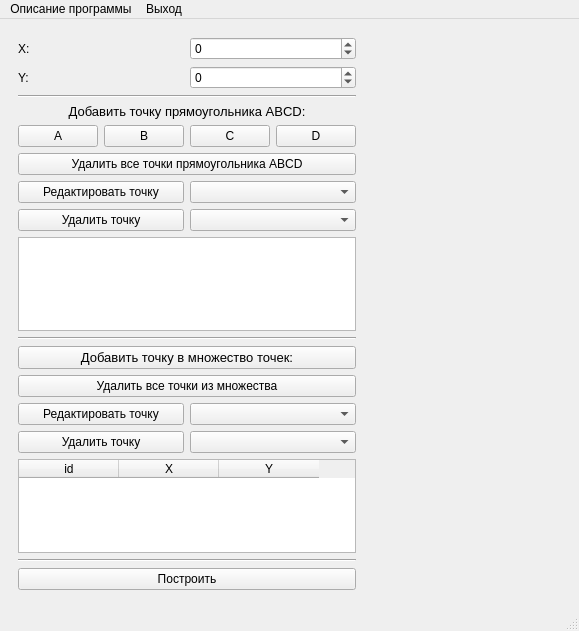
<?xml version="1.0" encoding="UTF-8"?>
<ui version="4.0">
 <class>MainWindow</class>
 <widget class="QMainWindow" name="MainWindow">
  <property name="geometry">
   <rect>
    <x>0</x>
    <y>0</y>
    <width>579</width>
    <height>631</height>
   </rect>
  </property>
  <property name="windowTitle">
   <string>MainWindow</string>
  </property>
  <widget class="QWidget" name="centralwidget">
   <layout class="QHBoxLayout" name="horizontalLayout">
    <item>
     <widget class="QWidget" name="toolbar_wdgt" native="true">
      <property name="sizePolicy">
       <sizepolicy hsizetype="Expanding" vsizetype="Expanding">
        <horstretch>0</horstretch>
        <verstretch>0</verstretch>
       </sizepolicy>
      </property>
      <property name="maximumSize">
       <size>
        <width>650</width>
        <height>16777215</height>
       </size>
      </property>
      <layout class="QVBoxLayout" name="verticalLayout">
       <item>
        <layout class="QHBoxLayout" name="horizontalLayout_2">
         <item>
          <widget class="QLabel" name="label">
           <property name="text">
            <string>X: </string>
           </property>
          </widget>
         </item>
         <item>
          <widget class="QSpinBox" name="spinBox_x">
           <property name="minimum">
            <number>-1000</number>
           </property>
           <property name="maximum">
            <number>1000</number>
           </property>
          </widget>
         </item>
        </layout>
       </item>
       <item>
        <layout class="QHBoxLayout" name="horizontalLayout_3">
         <item>
          <widget class="QLabel" name="label_2">
           <property name="text">
            <string>Y: </string>
           </property>
          </widget>
         </item>
         <item>
          <widget class="QSpinBox" name="spinBox_y">
           <property name="minimum">
            <number>-1000</number>
           </property>
           <property name="maximum">
            <number>1000</number>
           </property>
          </widget>
         </item>
        </layout>
       </item>
       <item>
        <widget class="Line" name="line_2">
         <property name="orientation">
          <enum>Qt::Horizontal</enum>
         </property>
        </widget>
       </item>
       <item>
        <widget class="QLabel" name="label_3">
         <property name="sizePolicy">
          <sizepolicy hsizetype="Expanding" vsizetype="Preferred">
           <horstretch>0</horstretch>
           <verstretch>0</verstretch>
          </sizepolicy>
         </property>
         <property name="font">
          <font>
           <pointsize>10</pointsize>
           <weight>50</weight>
           <bold>false</bold>
          </font>
         </property>
         <property name="text">
          <string>Добавить точку прямоугольника ABCD:</string>
         </property>
         <property name="alignment">
          <set>Qt::AlignCenter</set>
         </property>
        </widget>
       </item>
       <item>
        <layout class="QHBoxLayout" name="horizontalLayout_4">
         <item>
          <widget class="QPushButton" name="add_pa_pbtn">
           <property name="text">
            <string>A</string>
           </property>
          </widget>
         </item>
         <item>
          <widget class="QPushButton" name="add_pb_pbtn">
           <property name="text">
            <string>B</string>
           </property>
          </widget>
         </item>
         <item>
          <widget class="QPushButton" name="add_pc_pbtn">
           <property name="text">
            <string>C</string>
           </property>
          </widget>
         </item>
         <item>
          <widget class="QPushButton" name="add_pd_pbtn">
           <property name="text">
            <string>D</string>
           </property>
          </widget>
         </item>
        </layout>
       </item>
       <item>
        <widget class="QPushButton" name="del_all_points_rect_pbtn">
         <property name="text">
          <string>Удалить все точки прямоугольника ABCD</string>
         </property>
        </widget>
       </item>
       <item>
        <layout class="QHBoxLayout" name="horizontalLayout_9">
         <item>
          <widget class="QPushButton" name="edit_point_rect_pbtn">
           <property name="text">
            <string>Редактировать точку</string>
           </property>
          </widget>
         </item>
         <item>
          <widget class="QComboBox" name="edit_point_rect_cb"/>
         </item>
        </layout>
       </item>
       <item>
        <layout class="QHBoxLayout" name="horizontalLayout_5">
         <item>
          <widget class="QPushButton" name="del_point_rect_pbtn">
           <property name="text">
            <string>Удалить точку</string>
           </property>
          </widget>
         </item>
         <item>
          <widget class="QComboBox" name="del_point_rect_cb"/>
         </item>
        </layout>
       </item>
       <item>
        <widget class="QTableWidget" name="table_rect">
         <property name="editTriggers">
          <set>QAbstractItemView::NoEditTriggers</set>
         </property>
         <attribute name="verticalHeaderVisible">
          <bool>false</bool>
         </attribute>
        </widget>
       </item>
       <item>
        <widget class="Line" name="line">
         <property name="orientation">
          <enum>Qt::Horizontal</enum>
         </property>
        </widget>
       </item>
       <item>
        <widget class="QPushButton" name="add_point_arr_pbtn">
         <property name="sizePolicy">
          <sizepolicy hsizetype="Expanding" vsizetype="Fixed">
           <horstretch>0</horstretch>
           <verstretch>0</verstretch>
          </sizepolicy>
         </property>
         <property name="font">
          <font>
           <pointsize>10</pointsize>
           <weight>50</weight>
           <bold>false</bold>
          </font>
         </property>
         <property name="text">
          <string>Добавить точку в множество точек:</string>
         </property>
        </widget>
       </item>
       <item>
        <widget class="QPushButton" name="del_all_points_arr_pbtn">
         <property name="text">
          <string>Удалить все точки из множества</string>
         </property>
        </widget>
       </item>
       <item>
        <layout class="QHBoxLayout" name="horizontalLayout_8">
         <item>
          <widget class="QPushButton" name="edit_point_arr_pbtn">
           <property name="text">
            <string>Редактировать точку</string>
           </property>
          </widget>
         </item>
         <item>
          <widget class="QComboBox" name="edit_point_arr_cb"/>
         </item>
        </layout>
       </item>
       <item>
        <layout class="QHBoxLayout" name="horizontalLayout_6">
         <item>
          <widget class="QPushButton" name="del_point_arr_pbtn">
           <property name="text">
            <string>Удалить точку</string>
           </property>
          </widget>
         </item>
         <item>
          <widget class="QComboBox" name="del_point_arr_cb"/>
         </item>
        </layout>
       </item>
       <item>
        <widget class="QTableWidget" name="table_arr">
         <property name="editTriggers">
          <set>QAbstractItemView::NoEditTriggers</set>
         </property>
         <attribute name="verticalHeaderVisible">
          <bool>false</bool>
         </attribute>
         <column>
          <property name="text">
           <string>id</string>
          </property>
         </column>
         <column>
          <property name="text">
           <string>X</string>
          </property>
         </column>
         <column>
          <property name="text">
           <string>Y</string>
          </property>
         </column>
        </widget>
       </item>
       <item>
        <widget class="Line" name="line_3">
         <property name="orientation">
          <enum>Qt::Horizontal</enum>
         </property>
        </widget>
       </item>
       <item>
        <widget class="QPushButton" name="paint_res_pbtn">
         <property name="sizePolicy">
          <sizepolicy hsizetype="Expanding" vsizetype="Fixed">
           <horstretch>0</horstretch>
           <verstretch>0</verstretch>
          </sizepolicy>
         </property>
         <property name="text">
          <string>Построить</string>
         </property>
        </widget>
       </item>
      </layout>
     </widget>
    </item>
    <item>
     <widget class="QStackedWidget" name="stackedWidget">
      <property name="enabled">
       <bool>true</bool>
      </property>
      <property name="sizePolicy">
       <sizepolicy hsizetype="Expanding" vsizetype="Expanding">
        <horstretch>0</horstretch>
        <verstretch>0</verstretch>
       </sizepolicy>
      </property>
      <property name="currentIndex">
       <number>0</number>
      </property>
      <widget class="QWidget" name="page_1">
       <property name="styleSheet">
        <string notr="true"/>
       </property>
      </widget>
      <widget class="QWidget" name="page_2"/>
     </widget>
    </item>
   </layout>
  </widget>
  <widget class="QMenuBar" name="menubar">
   <property name="geometry">
    <rect>
     <x>0</x>
     <y>0</y>
     <width>579</width>
     <height>22</height>
    </rect>
   </property>
   <widget class="QMenu" name="menu">
    <property name="title">
     <string>Описание программы</string>
    </property>
   </widget>
   <widget class="QMenu" name="menu_2">
    <property name="title">
     <string>Выход</string>
    </property>
   </widget>
   <addaction name="menu"/>
   <addaction name="menu_2"/>
  </widget>
  <widget class="QStatusBar" name="statusbar">
   <property name="font">
    <font>
     <pointsize>11</pointsize>
    </font>
   </property>
  </widget>
 </widget>
 <resources/>
 <connections/>
</ui>
